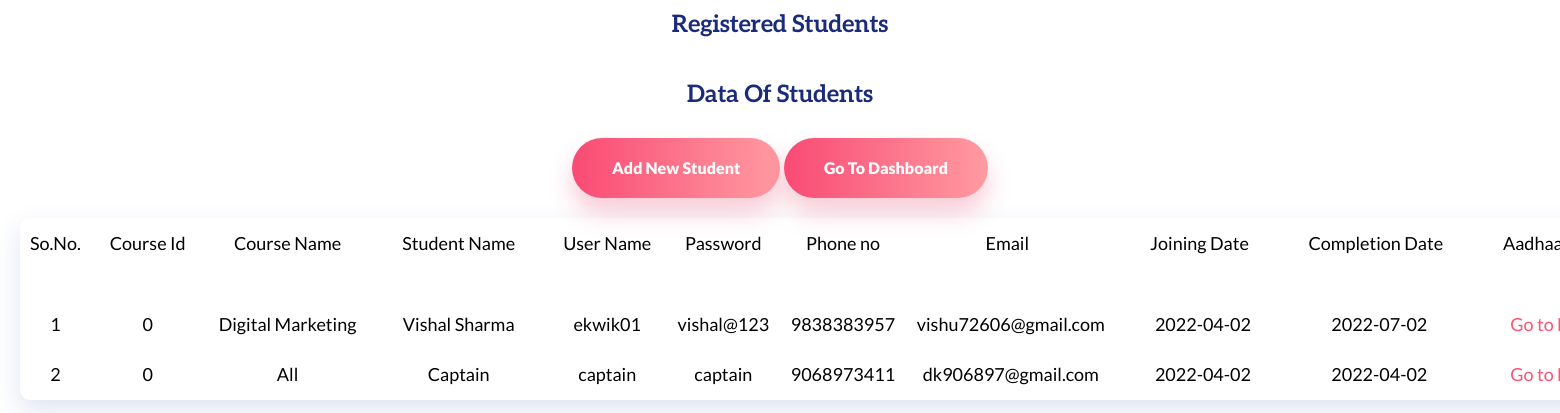
Screenshot of /registeredstudents.php with the database file from the repository.
### tables this page shows
CREATE TABLE `benefits_users` (
  `sno` int(17) NOT NULL,
  `username` varchar(255) NOT NULL,
  `password` varchar(255) NOT NULL,
  `email` varchar(255) NOT NULL,
  `date` datetime NOT NULL DEFAULT current_timestamp(),
  `s_id` int(255) NOT NULL,
  `s_phone` varchar(255) NOT NULL,
  `course` varchar(255) NOT NULL,
  `s_image` varchar(255) NOT NULL,
  `s_join` varchar(255) NOT NULL,
  `s_com` varchar(255) NOT NULL,
  `s_add` varchar(255) NOT NULL,
  `s_pan` varchar(255) NOT NULL,
  `s_name` text NOT NULL
);

### registeredstudents.php (the view, shortened to what this page needs)
<?php
include("./include/db_connect.php");
?>
<!DOCTYPE html>
<html lang="en">
<head>
    <link rel="stylesheet" type="text/css" href="css/first-screen.css" />
    <link rel="stylesheet" type="text/css" href="css/first-screen-inner.css" />
</head>
<body>
    <div id="students-reg" class="sub-section">
        <h2> Registered Students </h2>
        <h3 align="center">Data of Students </h3>
        <a href="newstudent.php" class="btn" target="blank">Add New Student</a>
        <a href="epanel007.php" class="btn" target="blank">Go to Dashboard</a>
        <br />
        <div class="table-responsive">
            <table id="employee_data5" class="table table-striped table-bordered">
                <thead>
                    <tr>
                        <td> So.No. &nbsp;&nbsp;&nbsp;&nbsp;&nbsp;&nbsp;&nbsp;</td>
                        <td> Course Id &nbsp;&nbsp;&nbsp;&nbsp;&nbsp;&nbsp;&nbsp;&nbsp;&nbsp;&nbsp;&nbsp;&nbsp;&nbsp;&nbsp;&nbsp;&nbsp;&nbsp;&nbsp;&nbsp;&nbsp;&nbsp;&nbsp;&nbsp;&nbsp;&nbsp;&nbsp;&nbsp;</td>
                        <td> Course Name &nbsp;&nbsp;&nbsp;&nbsp;&nbsp;&nbsp;&nbsp;&nbsp;&nbsp;&nbsp;&nbsp;&nbsp;&nbsp;&nbsp;&nbsp;&nbsp;&nbsp;&nbsp;&nbsp;&nbsp;&nbsp;&nbsp;&nbsp;&nbsp;&nbsp;&nbsp;&nbsp;&nbsp;&nbsp;&nbsp;&nbsp;&nbsp;&nbsp;&nbsp;&nbsp;&nbsp;&nbsp;&nbsp;&nbsp;&nbsp;&nbsp;&nbsp;</td>
                        <td>Student Name &nbsp;&nbsp;&nbsp;&nbsp;&nbsp;&nbsp;&nbsp;&nbsp;&nbsp;&nbsp;&nbsp;&nbsp;&nbsp;&nbsp;&nbsp;&nbsp;&nbsp;&nbsp;&nbsp;&nbsp;&nbsp;&nbsp;&nbsp;&nbsp;&nbsp;&nbsp;&nbsp;&nbsp;&nbsp;&nbsp;&nbsp;&nbsp;&nbsp;&nbsp;&nbsp;&nbsp;&nbsp;&nbsp;&nbsp;&nbsp;&nbsp;&nbsp;&nbsp;&nbsp;&nbsp;</td>
                        <td>User Name &nbsp;&nbsp;&nbsp;&nbsp;&nbsp;&nbsp;&nbsp;&nbsp;&nbsp;&nbsp;&nbsp;&nbsp;&nbsp;&nbsp;&nbsp;&nbsp;&nbsp;&nbsp;&nbsp;&nbsp;&nbsp;&nbsp;&nbsp;&nbsp;&nbsp;&nbsp;&nbsp;&nbsp;&nbsp;</td>
                        <td>Password &nbsp;&nbsp;&nbsp;&nbsp;&nbsp;&nbsp;&nbsp;&nbsp;&nbsp;&nbsp;&nbsp;&nbsp;&nbsp;&nbsp;&nbsp;&nbsp;&nbsp;&nbsp;&nbsp;&nbsp;&nbsp;&nbsp;&nbsp;&nbsp;&nbsp;</td>
                        <td>Phone no &nbsp;&nbsp;&nbsp;&nbsp;&nbsp;&nbsp;&nbsp;&nbsp;&nbsp;&nbsp;&nbsp;&nbsp;&nbsp;&nbsp;&nbsp;&nbsp;&nbsp;&nbsp;&nbsp;&nbsp;&nbsp;&nbsp;&nbsp;&nbsp;&nbsp;&nbsp;&nbsp;&nbsp;&nbsp;&nbsp;&nbsp;</td>
                        <td>Email &nbsp; &nbsp;&nbsp;&nbsp;&nbsp;&nbsp;&nbsp;&nbsp;&nbsp;&nbsp;&nbsp;&nbsp;&nbsp;&nbsp;&nbsp;&nbsp;&nbsp;&nbsp;&nbsp;&nbsp;&nbsp;&nbsp;&nbsp;&nbsp;&nbsp;&nbsp;&nbsp;&nbsp;&nbsp;&nbsp;&nbsp;&nbsp;&nbsp;&nbsp;&nbsp;&nbsp;&nbsp;&nbsp;&nbsp;&nbsp;&nbsp;&nbsp;&nbsp;&nbsp;&nbsp;&nbsp;</td>
                        <td>Joining Date &nbsp; &nbsp;&nbsp;&nbsp;&nbsp;&nbsp;&nbsp;&nbsp;&nbsp;&nbsp;&nbsp;&nbsp;&nbsp;&nbsp;&nbsp;&nbsp;&nbsp;&nbsp;&nbsp;&nbsp;&nbsp;&nbsp;&nbsp;&nbsp;&nbsp;&nbsp;&nbsp;&nbsp;&nbsp;&nbsp;&nbsp;&nbsp;&nbsp;&nbsp;&nbsp;&nbsp;&nbsp;&nbsp;&nbsp;&nbsp;&nbsp;&nbsp;&nbsp;&nbsp;&nbsp;&nbsp;</td>
                        <td>Completion Date &nbsp; &nbsp;&nbsp;&nbsp;&nbsp;&nbsp;&nbsp;&nbsp;&nbsp;&nbsp;&nbsp;&nbsp;&nbsp;&nbsp;&nbsp;&nbsp;&nbsp;&nbsp;&nbsp;&nbsp;&nbsp;&nbsp;&nbsp;&nbsp;&nbsp;&nbsp;&nbsp;&nbsp;&nbsp;&nbsp;&nbsp;&nbsp;&nbsp;&nbsp;&nbsp;&nbsp;&nbsp;&nbsp;&nbsp;&nbsp;&nbsp;&nbsp;&nbsp;&nbsp;&nbsp;&nbsp;</td>
                        <td>Aadhaar card &nbsp;&nbsp;&nbsp;&nbsp;&nbsp;&nbsp;&nbsp;&nbsp;&nbsp;&nbsp;&nbsp;&nbsp;&nbsp;&nbsp;&nbsp;&nbsp;&nbsp;&nbsp;&nbsp;&nbsp;&nbsp;&nbsp;&nbsp;&nbsp;&nbsp;&nbsp;&nbsp;&nbsp;&nbsp;&nbsp;&nbsp;&nbsp;&nbsp;&nbsp;&nbsp;&nbsp;&nbsp;&nbsp;&nbsp;&nbsp;&nbsp;&nbsp;&nbsp;&nbsp;&nbsp;</td>
                    </tr>
                </thead>
                <?php
                $sql5 = "SELECT * FROM `benefits_users`";
                $result5 = mysqli_query($conn, $sql5);
                while ($row = mysqli_fetch_assoc($result5)) {
                    echo '
                            <tr>
                            <td>' . $row["sno"] . '</td>
                            <td>' . $row["s_id"] . '</td>
                            <td>' . $row["course"] . '</td>
                            <td>' . $row["s_name"] . '</td>
                            <td>' . $row["username"] . '</td>
                            <td>' . $row["password"] . '</td>
                            <td>' . $row["s_phone"] . '</td>
                            <td>' . $row["email"] . '</td>
                            <td>' . $row["s_join"] . '</td>
                            <td>' . $row["s_com"] . '</td>
                            <td><a href="' . $row["s_add"] . '">Go to Drive</a></td>
                            <td><a href="' . $row["s_pan"] . '">Go to Drive</a></td>
                            </tr>
                            ';
                }
                ?>
            </table>
        </div>
    </div>
    <link rel="stylesheet" type="text/css" href="css/style.css" />
</body>
</html>

### css/first-screen.css (style rules this page uses)
body { margin: 0; padding: 0; font-family: Lato, arial, sans-serif; background: #fff; height: 100%; font-size: 1.8rem !important; -webkit-font-smoothing: antialiased; -moz-osx-font-smoothing: grayscale; color: #646A89; line-height: 1.7; background: #fff; }
html { font-size: 10px !important; }
html, body, div, span, applet, object, iframe, h1, h2, h3, h4, h5, h6, p, blockquote, pre, a, abbr, acronym, address, big, cite, code, del, dfn, em, img, ins, kbd, q, s, samp, small, strike, strong, sub, sup, tt, var, b, u, i, center, dl, dt, dd, ol, ul, li, fieldset, form, label, legend, table, caption, tbody, tfoot, thead, tr, th, td, article, aside, canvas, details, embed, figure, figcaption, footer, header, hgroup, menu, nav, output, ruby, section, summary, time, mark, audio, video { margin: 0; padding: 0; border: 0; font-size: 100%; }
table { border-collapse: collapse; border-width: 0px; padding: 0px; margin: 0px; }
html { height: 100%; -webkit-text-size-adjust: none; -ms-text-size-adjust: none; }
td { margin: 0px; padding: 0px; }
a { color: #FB5472; -webkit-transition: all 0.4s ease; -o-transition: all 0.4s ease; transition: all 0.4s ease; text-decoration: none; outline: none; -webkit-tap-highlight-color: rgba(0, 0, 0, 0); }
a, span, div, button { outline: none !important; }
* { -webkit-box-sizing: border-box; box-sizing: border-box; -webkit-tap-highlight-color: rgba(0, 0, 0, 0); outline: none; }
*:before, *:after { -webkit-box-sizing: border-box; box-sizing: border-box; }
h2, .h2 { font-size: 2.4rem; line-height: 140%; line-height: 100%; margin: 0 0 0.7rem; padding-top: 1.3rem; text-align: left; color: #1B2B7C; font-family: Aleo, arial, sans-serif; text-transform: capitalize; }
h3, .h3 { font-size: 2.4rem; line-height: 140%; font-weight: 700; color: #1B2B7C; padding: 3.5rem 0 2.5rem; font-family: Aleo, arial, sans-serif; text-transform: capitalize; }
.btn { text-transform: capitalize; position: relative; overflow: hidden; -webkit-transition: all 0.3s linear; -o-transition: all 0.3s linear; transition: all 0.3s linear; display: -webkit-inline-box; display: -ms-inline-flexbox; display: inline-flex; -webkit-box-align: center; -ms-flex-align: center; align-items: center; -webkit-box-pack: center; -ms-flex-pack: center; justify-content: center; vertical-align: middle; height: 6rem; padding: 0 4rem; font-family: Lato, arial, sans-serif; text-align: center; cursor: pointer; -webkit-backface-visibility: hidden; backface-visibility: hidden; -moz-osx-font-smoothing: grayscale; -webkit-box-shadow: 0px 20px 20px rgba(217, 61, 89, 0.2); box-shadow: 0px 20px 20px rgba(217, 61, 89, 0.2); background: -webkit-gradient(linear, left top, right top, from(rgba(249, 73, 115, 0.991703)), color-stop(50%, rgba(255, 154, 160, 0.991703)), to(rgba(249, 73, 115, 0.991703))); background: -webkit-linear-gradient(left, rgba(249, 73, 115, 0.991703) 0%, rgba(255, 154, 160, 0.991703) 50%, rgba(249, 73, 115, 0.991703) 100%); background: -o-linear-gradient(left, rgba(249, 73, 115, 0.991703) 0%, rgba(255, 154, 160, 0.991703) 50%, rgba(249, 73, 115, 0.991703) 100%); background: linear-gradient(90deg, rgba(249, 73, 115, 0.991703) 0%, rgba(255, 154, 160, 0.991703) 50%, rgba(249, 73, 115, 0.991703) 100%); text-transform: uppercase; -webkit-background-size: 200% 100%; background-size: 200% 100%; background-position: 0% 0; color: #fff; border: 0; font-size: 1.6rem; line-height: 1.2; font-weight: 900; text-transform: capitalize; -webkit-border-radius: 3rem; border-radius: 3rem; -webkit-box-shadow: 0px 1.5rem 2.5rem rgba(230, 51, 94, 0.25); box-shadow: 0px 1.5rem 2.5rem rgba(230, 51, 94, 0.25); }

### css/style.css (style rules this page uses)
*, body { scroll-behavior: smooth; }
:root { --swiper-theme-color: #007aff; }
:root { --swiper-navigation-size: 44px; }
table { width: 100% !important; margin: auto; box-shadow: 0px 1rem 2.6rem rgba(36, 73, 168, 0.15); border-radius: 10px; }
table tr { padding: 10px !important; color: #000000; }
table tr td { margin: 10px !important; padding: 10px; }
h2 { text-align: center; }

### registeredstudents.php (style rules this page uses)
.table-responsive { margin: 20px; }
.sub-section { text-align: center; align-items: center; }

### rows the page displays
benefits_users: sno "1", s "0", course "Digital Marketing", s_name "Vishal Sharma", username "ekwik01", password "vishal@123", s_phone "9838383957", email "vishu72606@gmail.com", s_join "2022-04-02", s_com "2022-07-02"
benefits_users: sno "2", s "0", course "All", s_name "Captain", username "captain", password "captain", s_phone "9068973411", email "dk906897@gmail.com", s_join "2022-04-02", s_com "2022-04-02"
